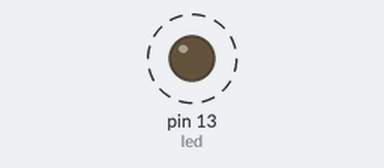
This sketch was run on a simulated Arduino Uno, built with avr-gcc and run on an emulated ATmega328P. On the bench: output pins drawn as LEDs (lit = HIGH). Dashed ring = blinking.

Above: at 0.5 s.
Timing chart, 0 to 4.6 s (numbered marks = the images above):
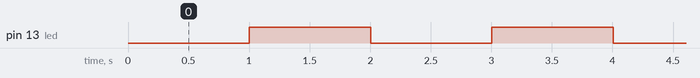

Measured:
- by itself, pin 13 (led): alternates HIGH for 1.0 s and LOW for 1.0 s

The sketch:

tutorial_blink.ino
```cpp
int led = 13;
int currentValue = LOW;
long previousMillis = 0;
long interval = 1000;

void setup() {
  pinMode(led, OUTPUT);
}

void loop() {

  if (millis() - previousMillis > interval) {
      previousMillis = millis();

      if (currentValue == LOW) {
        currentValue = HIGH;
      } else {
        currentValue = LOW;
      }

       digitalWrite(led, currentValue);
  }

}
```
